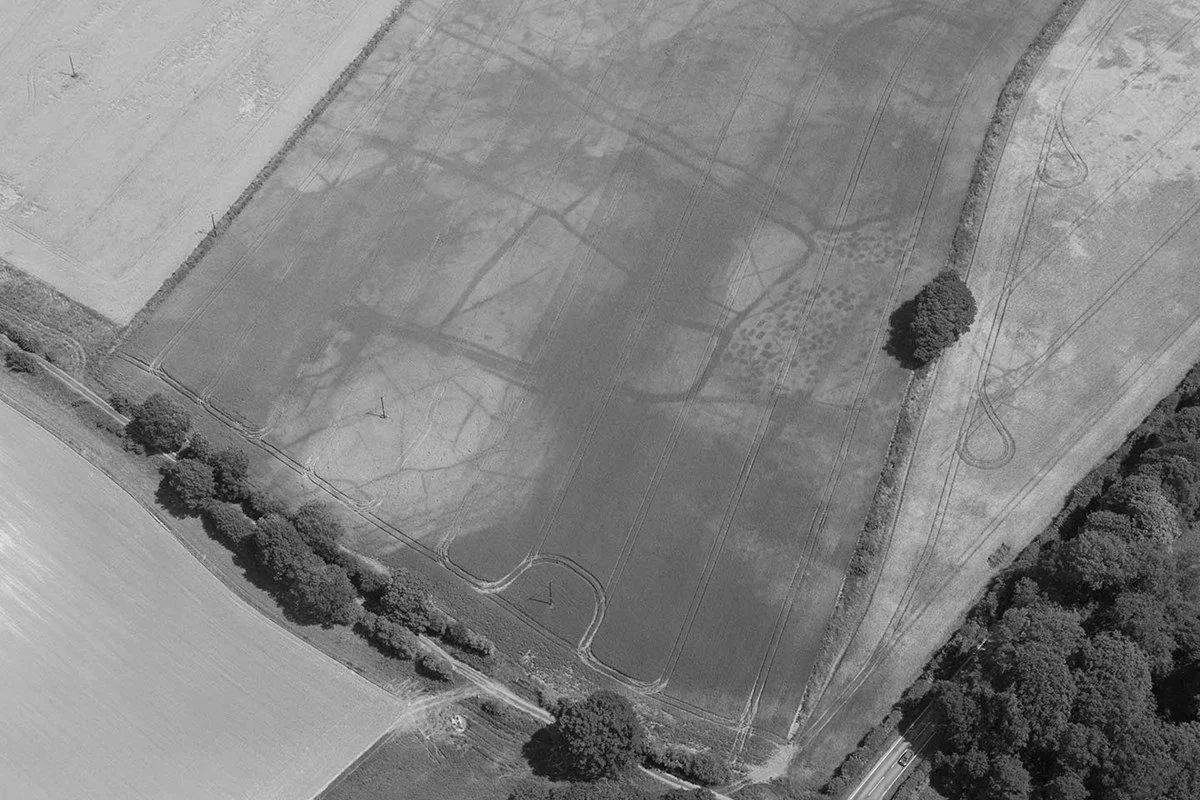
#> input picture Greyscaled/SampleThree.png, 1200 x 800 px
$ python 'Preprocessing - Blurring.py'
#> lines starting #> are read from the running program, lines starting #| are printed output that depends on the picture
import cv2
from cv2 import GaussianBlur
from matplotlib.pyplot import yticks
import numpy as np
import matplotlib.pyplot as plt


Samp1 = cv2.imread("Greyscaled/SampleThree.png")
#> Samp1 is the input picture: shape (800, 1200, 3); min 1, max 243, mean 131.2
Samp2 = cv2.imread("Greyscaled/SampleTwo.png")
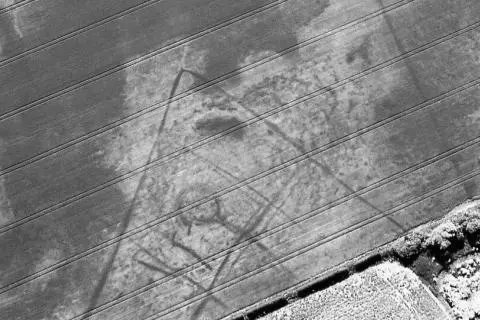
#> input picture Greyscaled/SampleTwo.png, 480 x 320 px
#> Samp2 is the input picture: shape (320, 480, 3); min 0, max 255, mean 131.3
#cv2.imshow("Sample One Original", Samp1)
#cv2.imshow("Sample Two Original", Samp2)
gaussianx = GaussianBlur(Samp1, (25,25), 0)
gaussiany = GaussianBlur(Samp2, (25,25), 0)
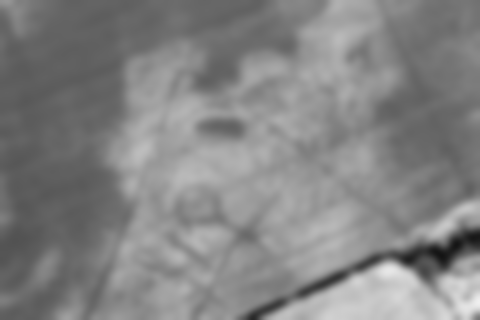
#> gaussiany: shape (320, 480, 3); min 20, max 239, mean 131.3
cv2.imwrite("Degraded Images/Sample One Blurr.jpeg", gaussianx)
cv2.imwrite("Degraded Images/Sample Two Blurred.jpeg", gaussiany)

titles = ["Original 1","Original 2", "Gaussan Output 1","Gaussan Output 2"]
images = [Samp1,Samp2,gaussianx,gaussiany]
for i in range(4):
    plt.subplot(2,2,i+1)
    plt.imshow(images[i])
    plt.title(titles[i])
    plt.xticks([])
    plt.yticks([])

plt.show()
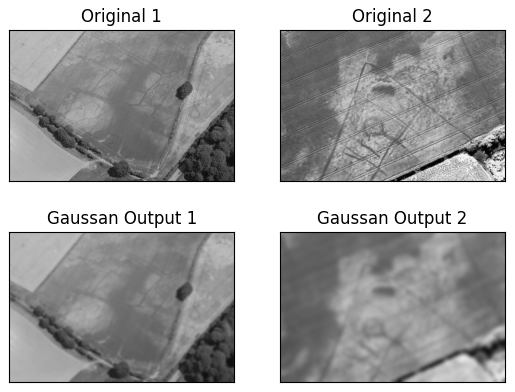
#> figure drawn by matplotlib, 4 panels

cv2.waitKey()
cv2.destroyAllWindows
